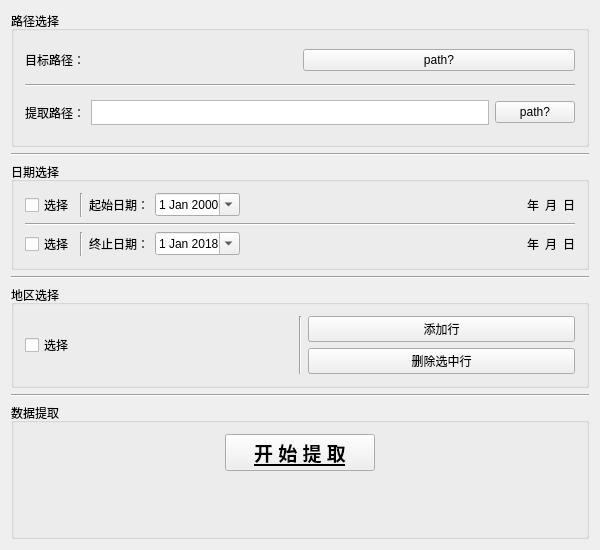
<?xml version="1.0" encoding="UTF-8"?>
<ui version="4.0">
 <class>MainWindow</class>
 <widget class="QMainWindow" name="MainWindow">
  <property name="enabled">
   <bool>true</bool>
  </property>
  <property name="geometry">
   <rect>
    <x>0</x>
    <y>0</y>
    <width>600</width>
    <height>550</height>
   </rect>
  </property>
  <property name="sizePolicy">
   <sizepolicy hsizetype="Preferred" vsizetype="Preferred">
    <horstretch>0</horstretch>
    <verstretch>0</verstretch>
   </sizepolicy>
  </property>
  <property name="minimumSize">
   <size>
    <width>600</width>
    <height>550</height>
   </size>
  </property>
  <property name="maximumSize">
   <size>
    <width>600</width>
    <height>550</height>
   </size>
  </property>
  <property name="windowTitle">
   <string>cdc数据提取</string>
  </property>
  <widget class="QWidget" name="centralWidget">
   <layout class="QVBoxLayout" name="verticalLayout_5">
    <item>
     <widget class="QGroupBox" name="groupBox">
      <property name="styleSheet">
       <string notr="true"/>
      </property>
      <property name="title">
       <string>路径选择</string>
      </property>
      <property name="flat">
       <bool>false</bool>
      </property>
      <property name="checkable">
       <bool>false</bool>
      </property>
      <layout class="QVBoxLayout" name="verticalLayout">
       <item>
        <layout class="QHBoxLayout" name="horizontalLayout">
         <item>
          <widget class="QLabel" name="label">
           <property name="text">
            <string>目标路径：</string>
           </property>
          </widget>
         </item>
         <item>
          <widget class="QPushButton" name="targetPathpushButton">
           <property name="enabled">
            <bool>true</bool>
           </property>
           <property name="text">
            <string>path?</string>
           </property>
          </widget>
         </item>
        </layout>
       </item>
       <item>
        <widget class="Line" name="line_4">
         <property name="orientation">
          <enum>Qt::Horizontal</enum>
         </property>
        </widget>
       </item>
       <item>
        <layout class="QHBoxLayout" name="horizontalLayout_2">
         <item>
          <widget class="QLabel" name="label_2">
           <property name="text">
            <string>提取路径：</string>
           </property>
          </widget>
         </item>
         <item>
          <widget class="QTextBrowser" name="storePathBrowser">
           <property name="minimumSize">
            <size>
             <width>0</width>
             <height>25</height>
            </size>
           </property>
           <property name="maximumSize">
            <size>
             <width>16777215</width>
             <height>25</height>
            </size>
           </property>
           <property name="acceptRichText">
            <bool>false</bool>
           </property>
          </widget>
         </item>
         <item>
          <widget class="QPushButton" name="storePathpushButton">
           <property name="text">
            <string>path?</string>
           </property>
          </widget>
         </item>
        </layout>
       </item>
      </layout>
     </widget>
    </item>
    <item>
     <widget class="Line" name="line_5">
      <property name="orientation">
       <enum>Qt::Horizontal</enum>
      </property>
     </widget>
    </item>
    <item>
     <widget class="QGroupBox" name="groupBox_2">
      <property name="styleSheet">
       <string notr="true"/>
      </property>
      <property name="title">
       <string>日期选择</string>
      </property>
      <layout class="QVBoxLayout" name="verticalLayout_2">
       <item>
        <layout class="QHBoxLayout" name="horizontalLayout_3">
         <item>
          <widget class="QCheckBox" name="startDatecheckBox">
           <property name="text">
            <string>选择</string>
           </property>
          </widget>
         </item>
         <item>
          <widget class="Line" name="line">
           <property name="orientation">
            <enum>Qt::Vertical</enum>
           </property>
          </widget>
         </item>
         <item>
          <widget class="QLabel" name="label_3">
           <property name="text">
            <string>起始日期：</string>
           </property>
          </widget>
         </item>
         <item>
          <widget class="QDateEdit" name="startdateEdit">
           <property name="minimumSize">
            <size>
             <width>85</width>
             <height>0</height>
            </size>
           </property>
           <property name="maximumSize">
            <size>
             <width>85</width>
             <height>16777215</height>
            </size>
           </property>
           <property name="maximumDate">
            <date>
             <year>2100</year>
             <month>1</month>
             <day>1</day>
            </date>
           </property>
           <property name="minimumDate">
            <date>
             <year>1900</year>
             <month>1</month>
             <day>1</day>
            </date>
           </property>
           <property name="calendarPopup">
            <bool>true</bool>
           </property>
          </widget>
         </item>
         <item>
          <spacer name="horizontalSpacer_3">
           <property name="orientation">
            <enum>Qt::Horizontal</enum>
           </property>
           <property name="sizeHint" stdset="0">
            <size>
             <width>40</width>
             <height>20</height>
            </size>
           </property>
          </spacer>
         </item>
         <item>
          <widget class="QLabel" name="label_5">
           <property name="minimumSize">
            <size>
             <width>0</width>
             <height>0</height>
            </size>
           </property>
           <property name="maximumSize">
            <size>
             <width>16777215</width>
             <height>16777215</height>
            </size>
           </property>
           <property name="font">
            <font>
             <pointsize>9</pointsize>
            </font>
           </property>
           <property name="text">
            <string>年</string>
           </property>
          </widget>
         </item>
         <item>
          <widget class="QLabel" name="label_6">
           <property name="text">
            <string>月</string>
           </property>
          </widget>
         </item>
         <item>
          <widget class="QLabel" name="label_7">
           <property name="text">
            <string>日</string>
           </property>
          </widget>
         </item>
        </layout>
       </item>
       <item>
        <widget class="Line" name="line_6">
         <property name="orientation">
          <enum>Qt::Horizontal</enum>
         </property>
        </widget>
       </item>
       <item>
        <layout class="QHBoxLayout" name="horizontalLayout_4">
         <item>
          <widget class="QCheckBox" name="endDatecheckBox">
           <property name="text">
            <string>选择</string>
           </property>
          </widget>
         </item>
         <item>
          <widget class="Line" name="line_2">
           <property name="orientation">
            <enum>Qt::Vertical</enum>
           </property>
          </widget>
         </item>
         <item>
          <widget class="QLabel" name="label_4">
           <property name="text">
            <string>终止日期：</string>
           </property>
          </widget>
         </item>
         <item>
          <widget class="QDateEdit" name="enddateEdit">
           <property name="minimumSize">
            <size>
             <width>85</width>
             <height>0</height>
            </size>
           </property>
           <property name="maximumSize">
            <size>
             <width>85</width>
             <height>16777215</height>
            </size>
           </property>
           <property name="dateTime">
            <datetime>
             <hour>0</hour>
             <minute>0</minute>
             <second>0</second>
             <year>2018</year>
             <month>1</month>
             <day>1</day>
            </datetime>
           </property>
           <property name="maximumDate">
            <date>
             <year>2100</year>
             <month>1</month>
             <day>1</day>
            </date>
           </property>
           <property name="minimumDate">
            <date>
             <year>1900</year>
             <month>1</month>
             <day>1</day>
            </date>
           </property>
           <property name="calendarPopup">
            <bool>true</bool>
           </property>
          </widget>
         </item>
         <item>
          <spacer name="horizontalSpacer_4">
           <property name="orientation">
            <enum>Qt::Horizontal</enum>
           </property>
           <property name="sizeHint" stdset="0">
            <size>
             <width>40</width>
             <height>20</height>
            </size>
           </property>
          </spacer>
         </item>
         <item>
          <widget class="QLabel" name="label_8">
           <property name="text">
            <string>年</string>
           </property>
          </widget>
         </item>
         <item>
          <widget class="QLabel" name="label_9">
           <property name="text">
            <string>月</string>
           </property>
          </widget>
         </item>
         <item>
          <widget class="QLabel" name="label_10">
           <property name="text">
            <string>日</string>
           </property>
          </widget>
         </item>
        </layout>
       </item>
      </layout>
     </widget>
    </item>
    <item>
     <widget class="Line" name="line_7">
      <property name="orientation">
       <enum>Qt::Horizontal</enum>
      </property>
     </widget>
    </item>
    <item>
     <widget class="QGroupBox" name="groupBox_3">
      <property name="styleSheet">
       <string notr="true"/>
      </property>
      <property name="title">
       <string>地区选择</string>
      </property>
      <layout class="QVBoxLayout" name="verticalLayout_3">
       <item>
        <layout class="QHBoxLayout" name="horizontalLayout_5">
         <item>
          <widget class="QCheckBox" name="regioncheckBox">
           <property name="text">
            <string>选择</string>
           </property>
          </widget>
         </item>
         <item>
          <widget class="Line" name="line_3">
           <property name="orientation">
            <enum>Qt::Vertical</enum>
           </property>
          </widget>
         </item>
         <item>
          <layout class="QVBoxLayout" name="verticalLayout_6">
           <item>
            <widget class="QPushButton" name="addRowPushButton">
             <property name="text">
              <string>添加行</string>
             </property>
            </widget>
           </item>
           <item>
            <widget class="QPushButton" name="removeRowpushButton">
             <property name="text">
              <string>删除选中行</string>
             </property>
            </widget>
           </item>
          </layout>
         </item>
        </layout>
       </item>
      </layout>
     </widget>
    </item>
    <item>
     <widget class="Line" name="line_8">
      <property name="orientation">
       <enum>Qt::Horizontal</enum>
      </property>
     </widget>
    </item>
    <item>
     <widget class="QGroupBox" name="groupBox_4">
      <property name="styleSheet">
       <string notr="true"/>
      </property>
      <property name="title">
       <string>数据提取</string>
      </property>
      <layout class="QVBoxLayout" name="verticalLayout_4">
       <item>
        <layout class="QHBoxLayout" name="horizontalLayout_6">
         <item>
          <spacer name="horizontalSpacer">
           <property name="orientation">
            <enum>Qt::Horizontal</enum>
           </property>
           <property name="sizeHint" stdset="0">
            <size>
             <width>40</width>
             <height>20</height>
            </size>
           </property>
          </spacer>
         </item>
         <item>
          <widget class="QPushButton" name="extractpushButton">
           <property name="minimumSize">
            <size>
             <width>150</width>
             <height>0</height>
            </size>
           </property>
           <property name="maximumSize">
            <size>
             <width>150</width>
             <height>16777215</height>
            </size>
           </property>
           <property name="font">
            <font>
             <pointsize>14</pointsize>
             <weight>75</weight>
             <bold>true</bold>
             <underline>true</underline>
             <strikeout>false</strikeout>
            </font>
           </property>
           <property name="text">
            <string>开 始 提 取</string>
           </property>
          </widget>
         </item>
         <item>
          <spacer name="horizontalSpacer_2">
           <property name="orientation">
            <enum>Qt::Horizontal</enum>
           </property>
           <property name="sizeHint" stdset="0">
            <size>
             <width>40</width>
             <height>20</height>
            </size>
           </property>
          </spacer>
         </item>
        </layout>
       </item>
       <item>
        <spacer name="verticalSpacer">
         <property name="orientation">
          <enum>Qt::Vertical</enum>
         </property>
         <property name="sizeHint" stdset="0">
          <size>
           <width>20</width>
           <height>40</height>
          </size>
         </property>
        </spacer>
       </item>
      </layout>
     </widget>
    </item>
   </layout>
  </widget>
 </widget>
 <layoutdefault spacing="6" margin="11"/>
 <resources/>
 <connections/>
</ui>
